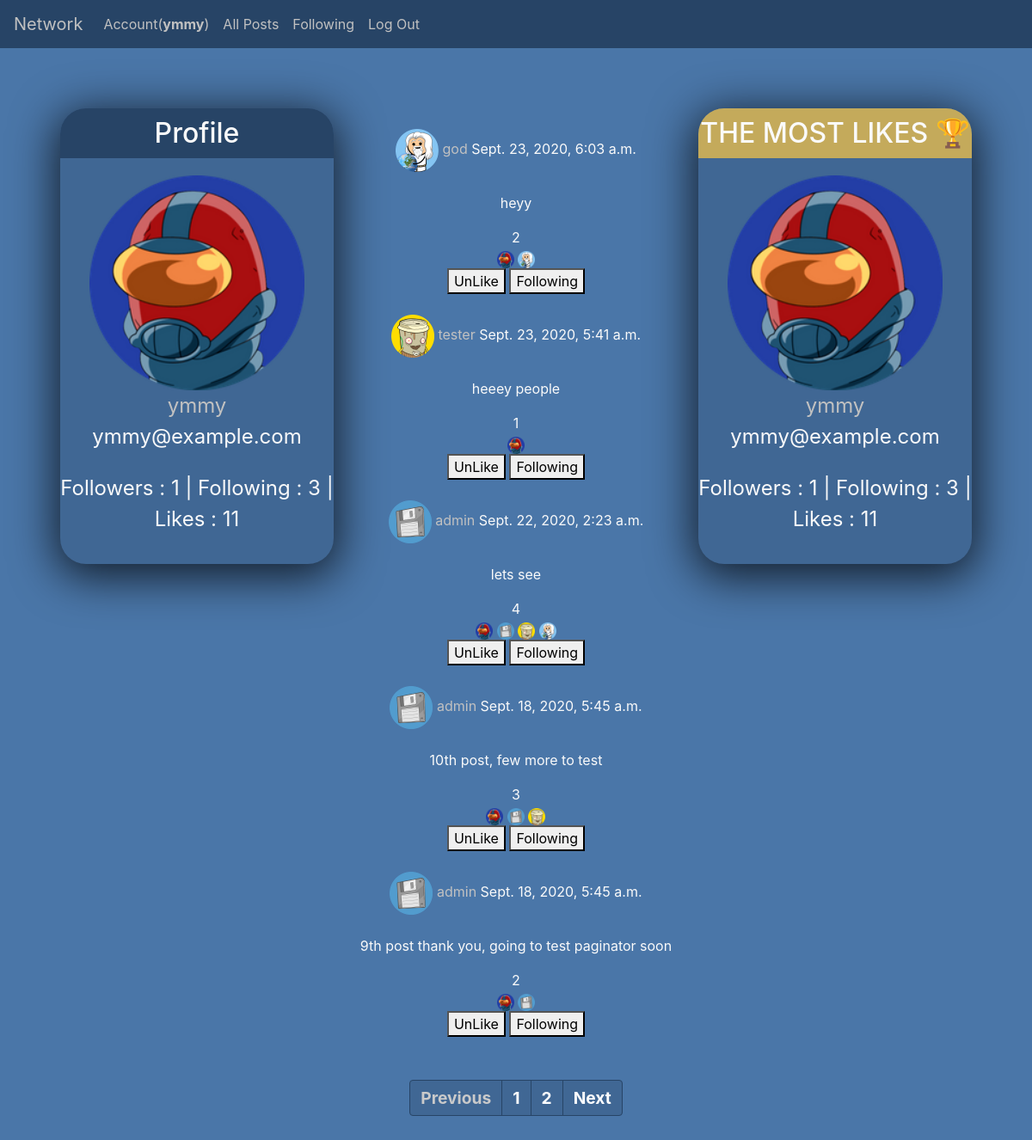
Before: /following_posts (signed in) with the older database file.
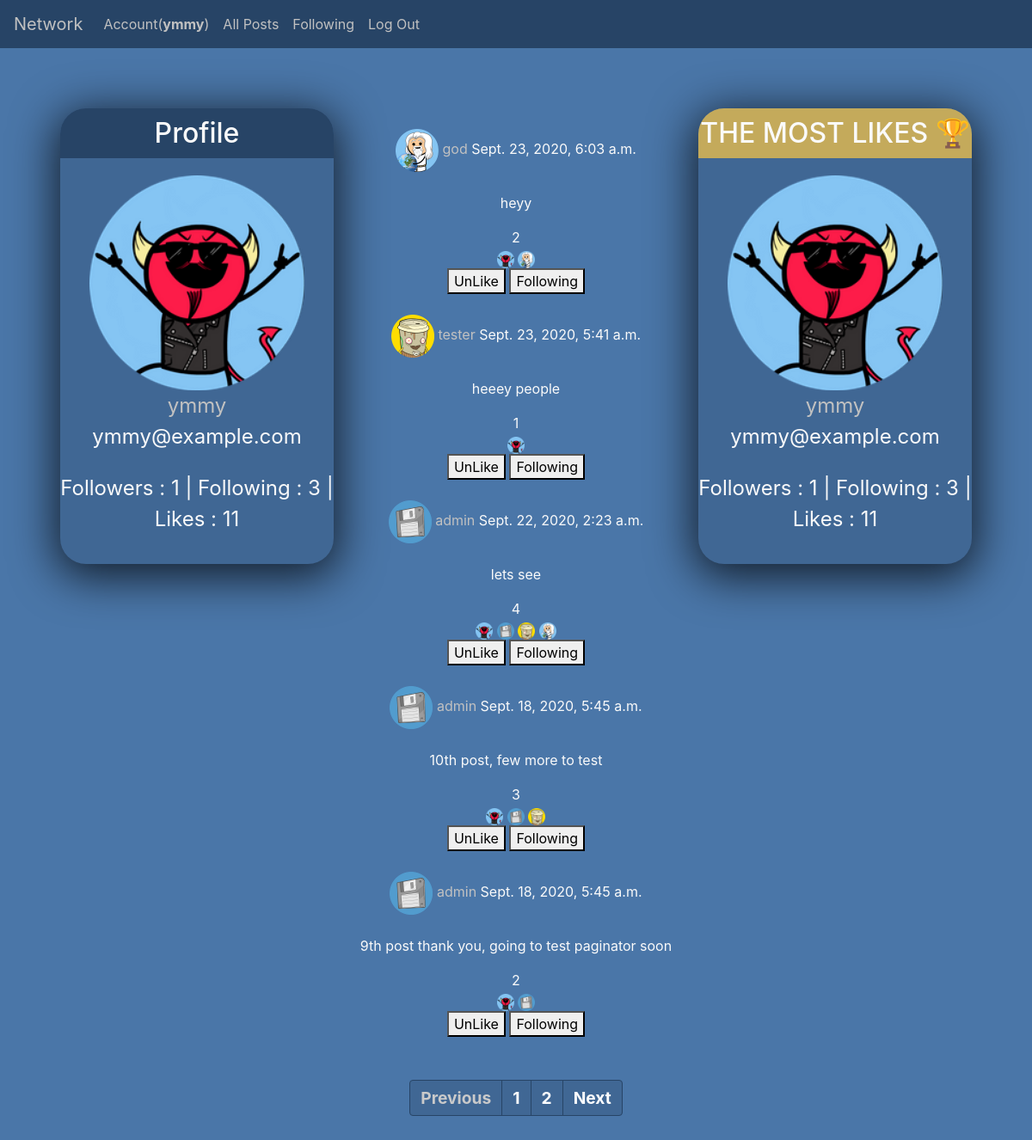
After: the same page with the newer database file.
### network/models.py (models this page shows)
class User(AbstractUser):
    avatar = models.TextField(default="avatar_bucket.png")
    like_count = models.PositiveSmallIntegerField(default=0, blank=True, null=True)
    followers = models.ManyToManyField("User", related_name="followers_id")
    following = models.ManyToManyField("User", related_name="following_id")
    pass

### network/views.py (the view)
# urls.py: path("following_posts", views.following_posts, name="following_posts"),
@csrf_exempt
@login_required
def following_posts(request):
    users = User.objects.all()
    topuser = User.objects.all().order_by("-like_count").first()
    liked = Post.objects.filter(
            liked_user_count=request.user.id
        ).all().values()
    liked_posts = []
    for i in range(len(liked)):
        liked_posts.append(liked[i]["id"])
    following = User.objects.filter(
            followers=request.user.id
        ).all().values()
    following_users = []
    for i in range(len(following)):
        following_users.append(following[i]["id"])
    if following_users:
        posts = Post.objects.all().filter(
                username_id__in=following_users
            ).order_by("-timestamp").all()
    else:
        posts = []
    paginator = Paginator(posts, 5)
    page_number = request.GET.get('page')
    page_obj = paginator.get_page(page_number)
    return render(request, "network/following_posts.html", {'posts': posts, "users": users,'page_obj': page_obj, 'liked_posts': liked_posts, 'following_users' : following_users, 'topuser': topuser})

### network/templates/network/following_posts.html (shortened to what the changed rows need)
{% extends "network/layout.html" %}
{% block body %}
<section id="following">
    <div class="profile-card">
        <h2>Profile</h2>
        <img id="profile_avatar" src="../../static/network/img/avatars/{{ user.avatar }}" alt=""> <br>
        <a href="/profile/{{ user.id }}"> {{ user.username }} </a> <br>
        <p class="email">{{ user.email }}</p> <br>
        <p class="count">Followers : {{ user.followers.count }} | Following : {{ user.following.count }} | Likes : {{ user.like_count }}</p><br>
    </div>
    <div class="posts">
        {% if page_obj|length > 0%}
            {% for post in page_obj %}
            <div class="post">
                {% for profile in users %}
                {% if post.username_id == profile.id  %}
                <br>
                <a href="/profile/{{ profile.id }}">
                    <img width="50px" src="../../static/network/img/avatars/{{ profile.avatar }}" alt="">
                </a>
                {% endif %}
                {% endfor %}
                <a class="profile_link" href="/profile/{{ post.username_id }}"> {{ post.username }} </a>
                {{ post.timestamp }}
                <br>
                <br>
                <p>{{ post.body }}</p>
                <span id="like_for_{{ post.id }}">{{ post.liked_user_count.all.count }}</span>
                <div id="like_avatars_{{ post.id }}">
                    {% for liked in post.liked_user_count.all %}
                    {% for profile in users %}
                    {% if liked.id == profile.id  %}
                    <a href="/profile/{{ profile.id }}">
                        <img width="20px" src="../../static/network/img/avatars/{{ profile.avatar }}" alt="">
                    </a>
                    {% endif %}
                    {% endfor %}
                    {% endfor %}
                </div>
                {% if post.id in liked_posts %}
                <button class="unlike_button" data-page = "{{ post.id }}">UnLike</button>
                {% else %}
                <button class="like_button" data-page = "{{ post.id }}">Like</button>
                {% endif %}
                {% if post.username_id == user.id %}
                {% else %}
                {% if post.username_id in following_users %}
                <button class="unfollow_button" data-page = "{{ post.username_id }}">Following</button>
                {% else %}
                <button class="follow_button" data-page = "{{ post.username_id }}">Follow</button>
                {% endif %}
                {% endif %}
                <br>
            </div>
            {% endfor %}
            {% else %}
            <span>You are not following anyone</span>
            {% endif %}
        </div>
        <div class="profile-card leader">
            <h2>THE MOST LIKES 🏆</h2>
            <img id="profile_avatar" src="../../static/network/img/avatars/{{ topuser.avatar }}" alt=""> <br>
            <a href="/profile/{{ topuser.id }}"> {{ topuser.username }} </a> <br>
            <p class="email">{{ topuser.email }}</p> <br>
            <p class="count">Followers : {{ topuser.followers.count }} | Following : {{ topuser.following.count }} | Likes : {{ topuser.like_count }}</p><br>
        </div>
    </section>
        {% endblock %}

### network/templates/network/layout.html (shortened to what this page needs)
{% load static %}
<!DOCTYPE html>
<html lang="en">
    <head>
        <link rel="stylesheet" href="https://stackpath.bootstrapcdn.com/bootstrap/4.4.1/css/bootstrap.min.css">
        <link href="{% static 'network/styles/styles.css' %}" rel="stylesheet">
    </head>
    <body>
        <nav class="navbar navbar-expand-lg">
            <a class="navbar-brand" href="{% url 'index' %}">Network</a>
            <div>
              <ul class="navbar-nav mr-auto">
                {% if user.is_authenticated %}
                    <li class="nav-item">
                        <a class="nav-link" href="{% url 'edit_profile' %}">Account(<strong>{{ user.username }}</strong>)</a>
                    </li>
                {% endif %}
                <li class="nav-item">
                  <a id="all_posts"class="nav-link" href="{% url 'index' %}">All Posts</a>
                </li>
                {% if user.is_authenticated %}
                    <li class="nav-item">
                        <a id="following_posts" class="nav-link" href="{% url 'following_posts' %}">Following</a>
                    </li>
                    <li class="nav-item">
                        <a class="nav-link" href="{% url 'logout' %}">Log Out</a>
                    </li>
                {% endif %}
              </ul>
            </div>
          </nav>
        <div class="body">
            {% block body %}
            {% endblock %}
        </div>
    </body>
</html>

Changed rows visible on the page:
changed User "ymmy": avatar: a different picture
